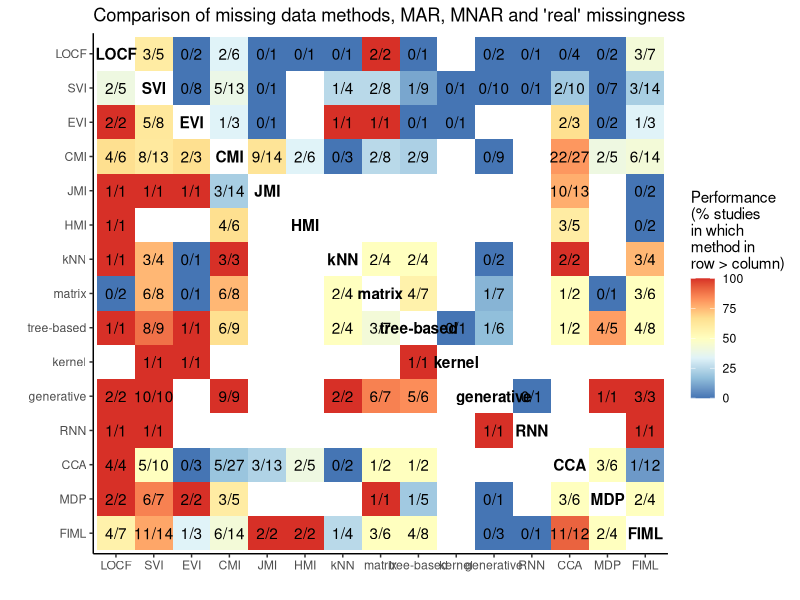
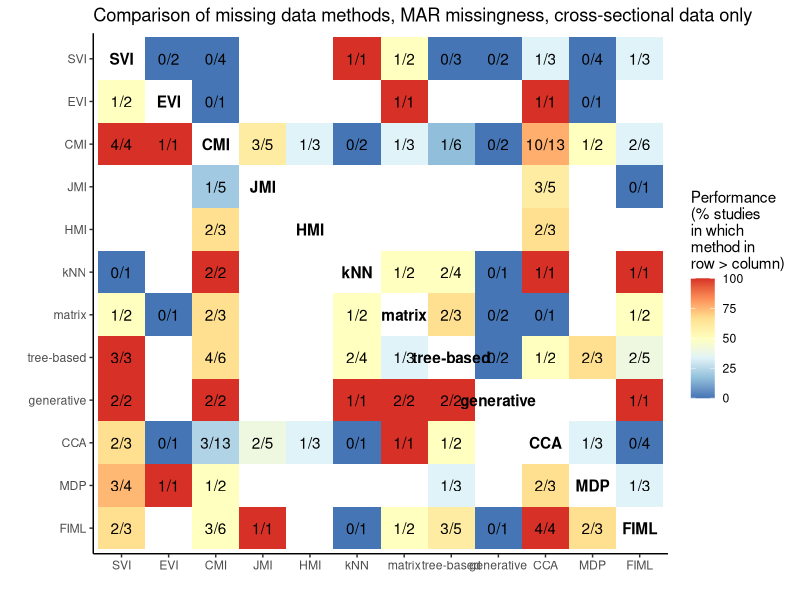
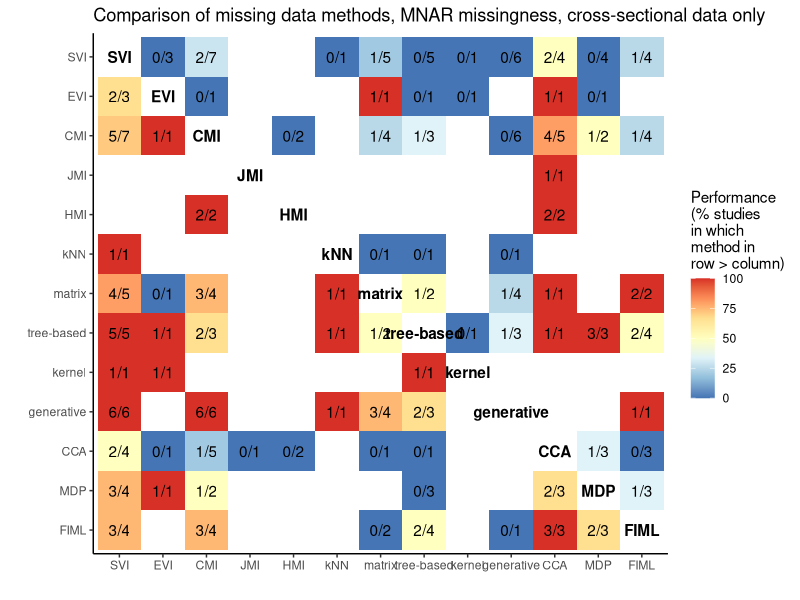
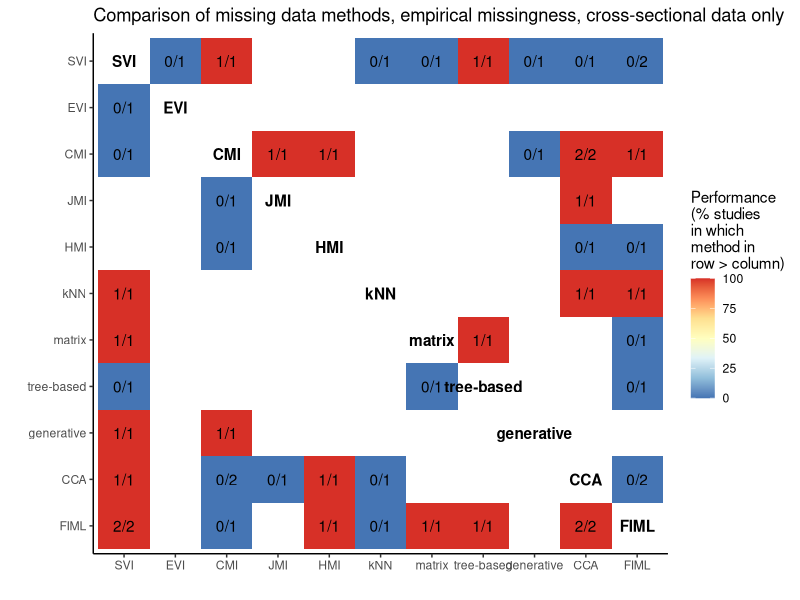
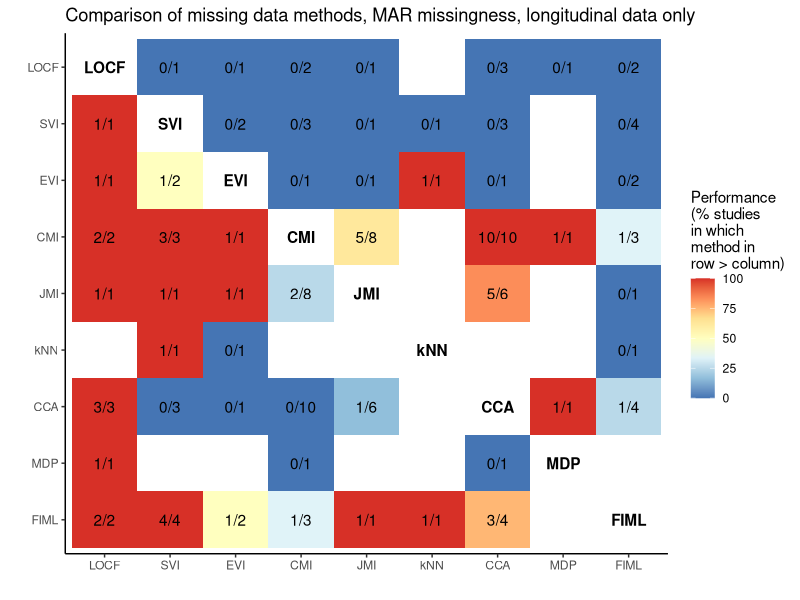
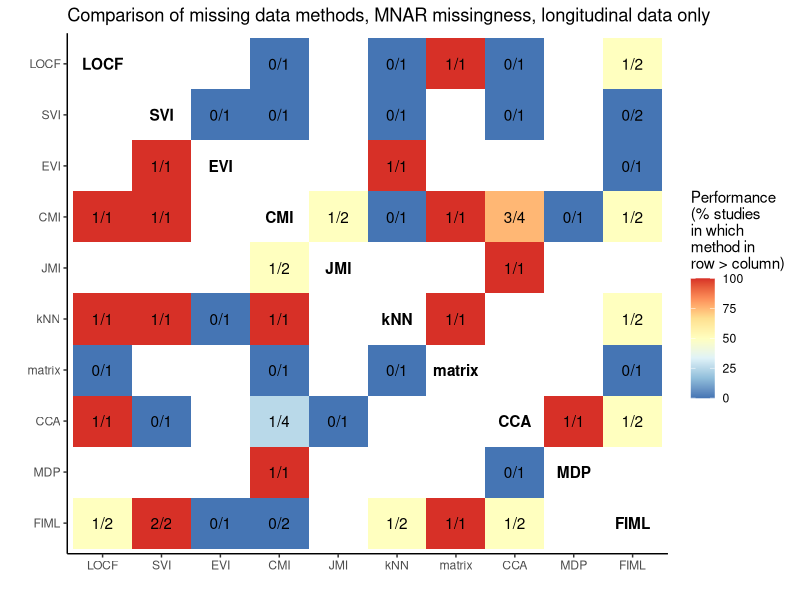
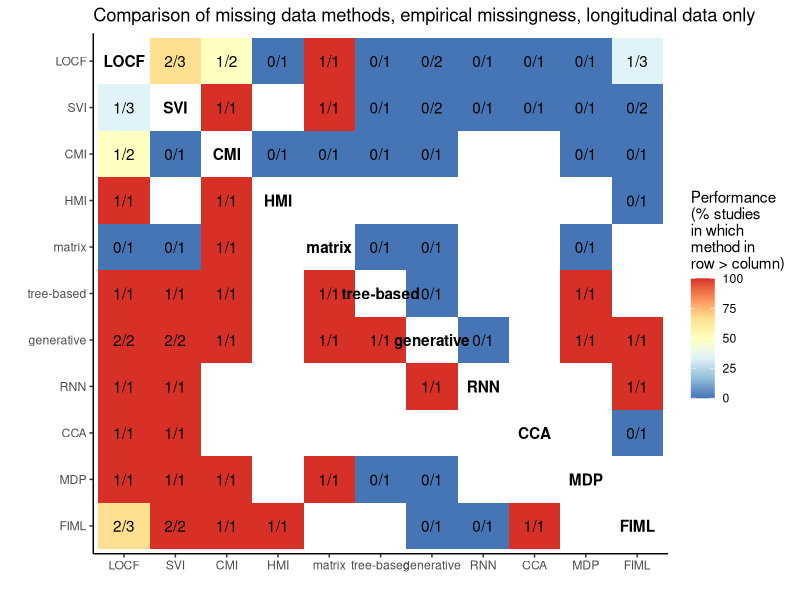
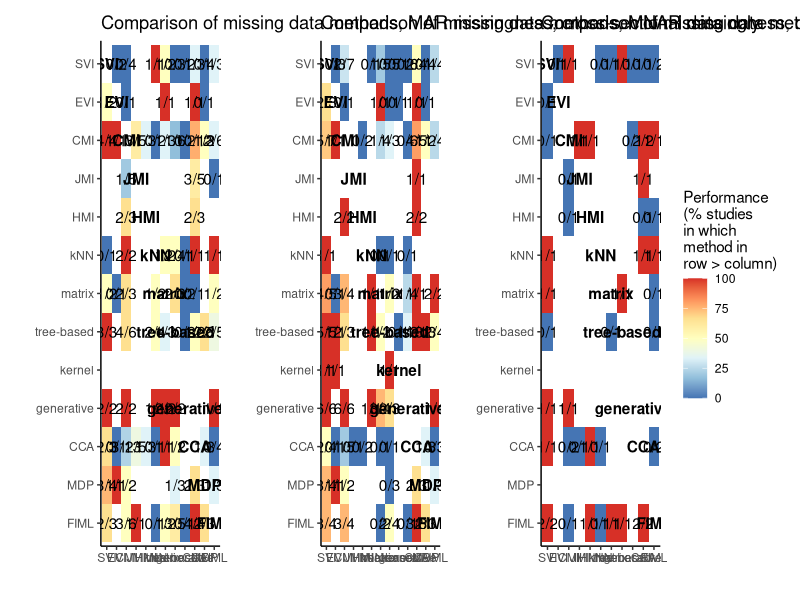

These figures' R source, in order:
# lit review
library(tidyverse)
dat <- readxl::read_excel("./asreview_result_clinical-applications-of-ai.xlsx", sheet = "Export", na = "0")

# analyze data
analyze <- function(data) {
  # exclude unused methods and paper characteristics (columns 1-4)
  excl <- colMeans(data, na.rm=TRUE)=="NaN"
  excl[1:4] <- TRUE
  
  # labels of used methods
  methods <- names(data)[!excl]
  
  results <- purrr::map_dfr(1:length(methods), function(x) {
    purrr::map_dfr(methods, function(y) {
      sum(data[, methods[x]] < data[, y], na.rm = TRUE) %>%
        c(., sum(data[, methods[x]] > 0 &
                   data[, y] > 0, na.rm = TRUE)) %>%
        setNames(., c("count", "total")) #name per method: c(methods[x],paste0(methods[x], "_sum"))
    }) %>%
      cbind(method = methods[x], versus = methods, .)
  }) %>%
    mutate(
      method = factor(method, levels = rev(methods)),
      versus = factor(versus, levels = methods),
      label = paste0(count, "/", total)
    )
  is.na(results$label) <- results[, "label"] == "0/0"
  results$diag <- results[, "method"] == results[, "versus"]
  results[results$diag, "label"] <- methods
  results[results$diag, "count"] <- NA
  return(results)
}

# plot results
plot_results <- function(results, title_text){
  ggplot(results, aes(x=versus, y=method, fill=100*count/total, label = label, fontface = ifelse(diag, 2,1)))+
    geom_tile() +
    geom_text() +
    labs(x = "", y="", title = title_text) +
    scale_fill_distiller(palette = "RdYlBu", name = "Performance \n(% studies \nin which \nmethod in \nrow > column)", na.value = "white") + #, low="white", high="darkgrey", na.value = "white") +
    theme_classic()
}

# for all studies combined
results_full <-analyze(dat)
plot_results(results_full, "Comparison of missing data methods, MAR, MNAR and 'real' missingness")

# # longitudinal only
# results_long <- dat %>% 
#   filter(longitudinal==1) %>% 
#   analyze()
# plot_results(results_long, "Comparison of missing data methods, all longitudinal data")

# # cross-sectional only
# results_cros <- dat %>% 
#   filter(is.na(longitudinal)) %>% 
#   analyze()
# plot_results(results_cros, "Comparison of missing data methods, all cross-sectional data")

# MAR, cross-sectional only
results_MAR_cros <- dat %>% filter(MAR==1) %>%
  filter(is.na(longitudinal)) %>%
  analyze() %>% 
  plot_results("Comparison of missing data methods, MAR missingness, cross-sectional data only")
results_MAR_cros

# MNAR, cross-sectional only
results_MNAR_cros <- dat %>% filter(MNAR==1) %>% 
  filter(is.na(longitudinal)) %>% 
  analyze() %>% 
  plot_results("Comparison of missing data methods, MNAR missingness, cross-sectional data only")
results_MNAR_cros

# empirical cross-sectional only
results_emp_cros <- dat %>% filter(empirical==1) %>% 
  filter(is.na(longitudinal)) %>% 
  analyze() %>% 
  plot_results("Comparison of missing data methods, empirical missingness, cross-sectional data only")
results_emp_cros

# MAR longitudinal only
results_MAR_long <- dat %>% filter(MAR==1) %>% 
  filter(longitudinal==1) %>% 
  analyze() %>% 
  plot_results("Comparison of missing data methods, MAR missingness, longitudinal data only")
results_MAR_long

# MNAR longitudinal only
results_MNAR_long <- dat %>% filter(MNAR==1) %>% 
  filter(longitudinal==1) %>% 
  analyze() %>% 
  plot_results("Comparison of missing data methods, MNAR missingness, longitudinal data only")
results_MNAR_long

# empirical longitudinal only
results_emp_long <- dat %>% filter(empirical==1) %>% 
  filter(longitudinal==1) %>% 
  analyze() %>% 
  plot_results("Comparison of missing data methods, empirical missingness, longitudinal data only")
results_emp_long


# combine plots
library(patchwork)
excl_cros <- apply(dat[is.na(dat$longitudinal),-c(1:4)], 2, function(x){all(is.na(x))}) %>% c(rep(TRUE, 4),.)
excl_long <- apply(dat[dat$longitudinal==1,-c(1:4)], 2, function(x){all(is.na(x))}) %>% c(rep(TRUE,4),.) #dat %>% filter(longitudinal==1) %>% colMeans(., na.rm=TRUE) == "NaN"

# cross-sectional
(results_MAR_cros + scale_y_discrete(limits = rev(names(dat)[!excl_cros]))) +
  (results_MNAR_cros + scale_y_discrete(limits = rev(names(dat)[!excl_cros]))) +
  (results_emp_cros + scale_y_discrete(limits = rev(names(dat)[!excl_cros]))) +
  plot_layout(guides = 'collect')

# longitudinal
(results_MAR_long + scale_y_discrete(limits = rev(names(dat)[!excl_long]))) +
(results_MNAR_long + scale_y_discrete(limits = rev(names(dat)[!excl_long]))) +
(results_emp_long + scale_y_discrete(limits = rev(names(dat)[!excl_long]))) +
  plot_layout(guides = 'collect')
# OLD CODE
# results <- purrr::map_dfr(1:15, function(x){
#   purrr::map_dfr(methods, function(y){
#     sum(dat[, methods[x]]<dat[,y], na.rm=TRUE) %>% 
#       c(., sum(dat[, methods[x]]> 0 & dat[,y] > 0, na.rm = TRUE)) %>% 
#       setNames(., c("count", "total")) #name per method: c(methods[x],paste0(methods[x], "_sum"))
#     }) %>% 
#     cbind(method = methods[x], versus = methods, .)}) %>% 
#   mutate(method = factor(method, levels=rev(methods)),
#          versus = factor(versus, levels=methods),
#          label = paste0(count,"/",total)) 
# is.na(results$label) <- results[, "label"]=="0/0"
# results[results[,"method"]==results[,"versus"], "label"] <- methods


# MNAR_results <- purrr::map_dfr(1:19, function(x){
#   purrr::map_dfr(methods, function(y){
#     sum(MNAR_dat[, methods[x]]< MNAR_dat[,y], na.rm=TRUE) %>% 
#       c(., sum(MNAR_dat[, methods[x]]> 0 & MNAR_dat[,y] > 0, na.rm = TRUE)) %>% 
#       setNames(., c("count", "total")) #name per method: c(methods[x],paste0(methods[x], "_sum"))
#   }) %>% 
#     cbind(method = methods[x], versus = methods, .)}) %>% 
#   mutate(method = factor(method, levels=rev(methods)),
#          versus = factor(versus, levels=methods),
#          label = paste0(count,"/",total)) 
# is.na(MNAR_results$label) <- MNAR_results[, "label"]=="0/0"
# MNAR_results[results[,"method"]==MNAR_results[,"versus"], "label"] <- methods

# # check which methods are not used at all
# MNAR_results <- MNAR_results %>% 
#   filter(method != "RNN") %>% filter(method != "kernel") %>% 
#   filter(versus != "RNN") %>% filter(versus != "kernel")

# ggplot(results_MNAR, aes(x=versus, y=method, fill=count/total, label = label))+
#   geom_tile() +
#   geom_text() +
#   labs(x = "", y="", title = "Comparison of missing data methods, MNAR mmissingness only") +
#   scale_fill_gradient(name = "Performance \n(row > column)", low="white", high="darkgrey", na.value = "white") +
#   theme_bw()
